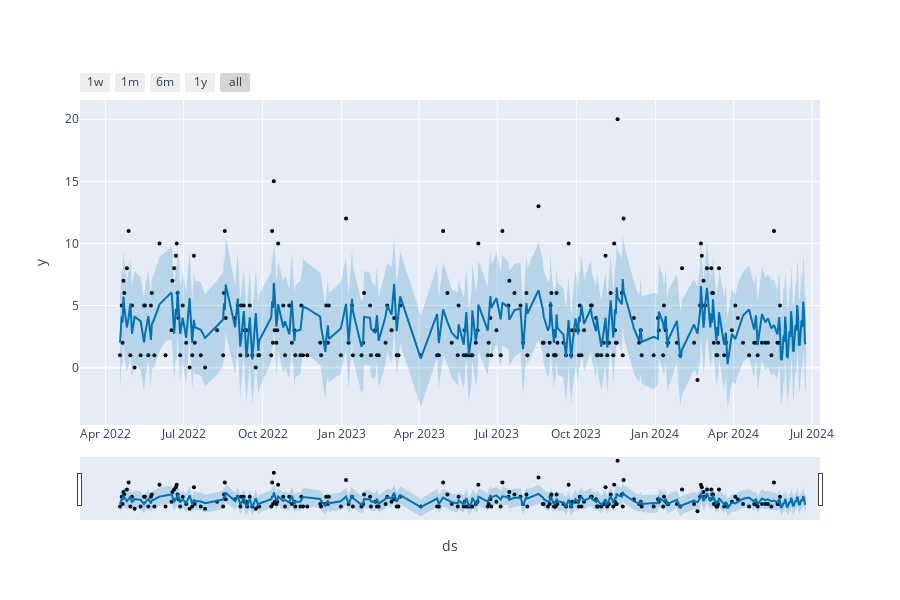

The notebook cell this image was saved under:
### Code cell
from prophet.plot import plot_plotly, plot_components_plotly

plot_plotly(m, forecast)

### Figure 1 — Plotly figure (JSON) as saved in the notebook; plotly's stock layout.template omitted (floating-point values rounded to 4 significant figures; data arrays with more than 128 entries replaced by an {"elided": "..."} marker saying what was removed)
{"data": [{"marker": {"color": "black", "size": 4}, "mode": "markers", "name": "Actual", "type": "scatter", "x": {"elided": "224 str values"}, "y": {"elided": "224 int values"}}, {"hoverinfo": "skip", "line": {"width": 0}, "mode": "lines", "type": "scatter", "x": {"elided": "254 str values"}, "y": {"elided": "254 float values"}}, {"fill": "tonexty", "fillcolor": "rgba(0, 114, 178, 0.2)", "line": {"color": "#0072B2", "width": 2}, "mode": "lines", "name": "Predicted", "type": "scatter", "x": {"elided": "254 str values"}, "y": {"elided": "254 float values"}}, {"fill": "tonexty", "fillcolor": "rgba(0, 114, 178, 0.2)", "hoverinfo": "skip", "line": {"width": 0}, "mode": "lines", "type": "scatter", "x": {"elided": "254 str values"}, "y": {"elided": "254 float values"}}], "layout": {"height": 600, "showlegend": false, "width": 900, "xaxis": {"rangeselector": {"buttons": [{"count": 7, "label": "1w", "step": "day", "stepmode": "backward"}, {"count": 1, "label": "1m", "step": "month", "stepmode": "backward"}, {"count": 6, "label": "6m", "step": "month", "stepmode": "backward"}, {"count": 1, "label": "1y", "step": "year", "stepmode": "backward"}, {"step": "all"}]}, "rangeslider": {"visible": true}, "title": {"text": "ds"}, "type": "date"}, "yaxis": {"title": {"text": "y"}}}}
